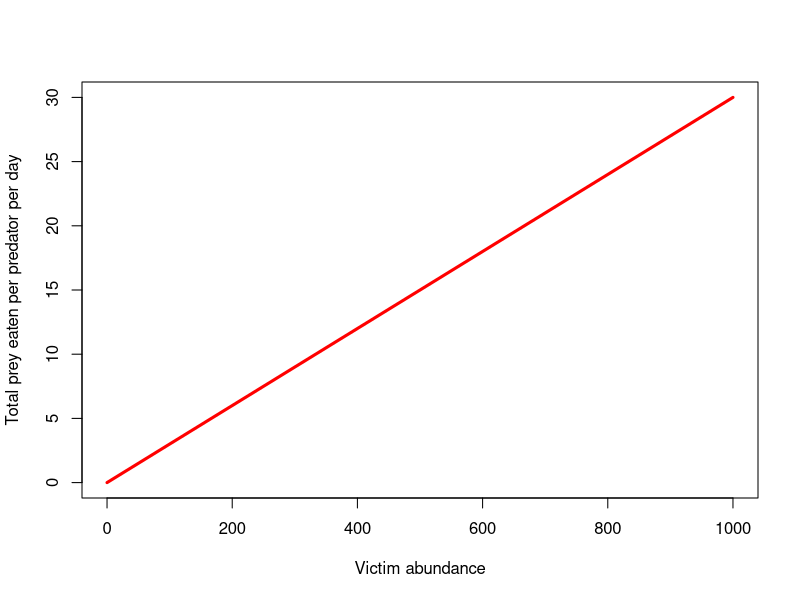
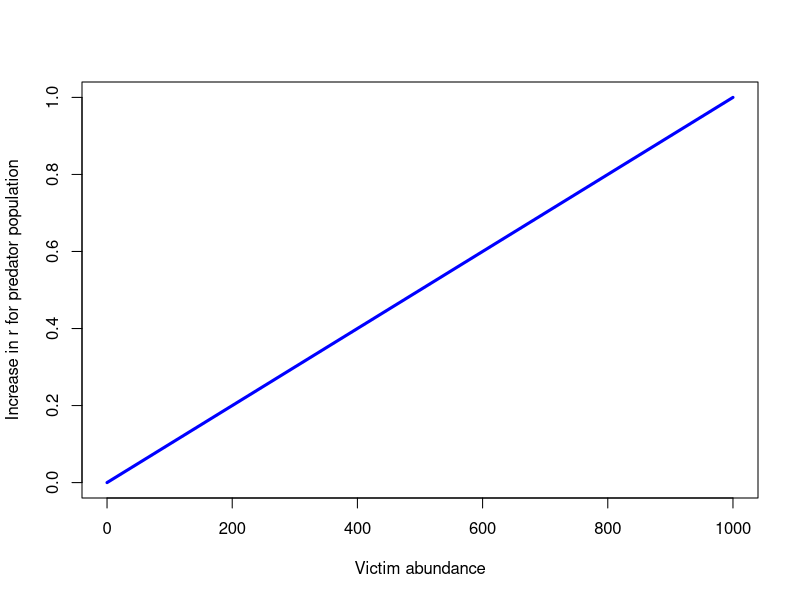
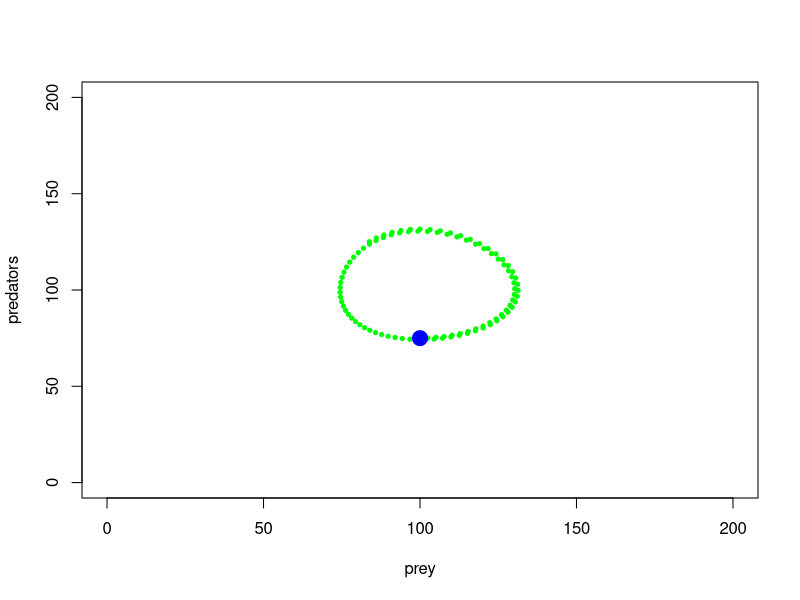
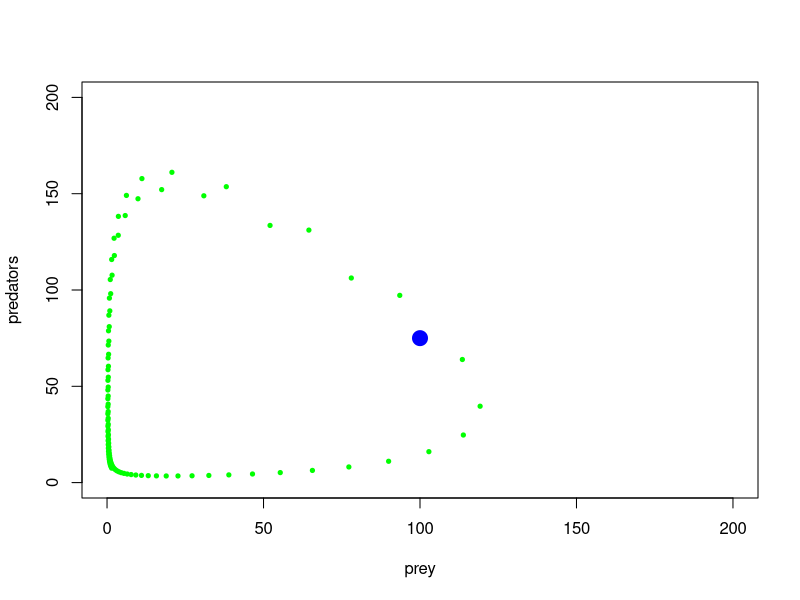
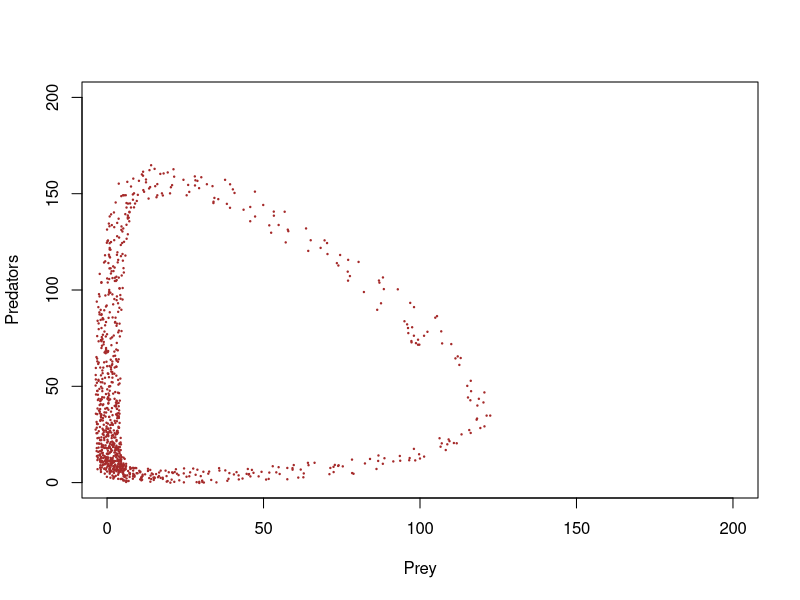
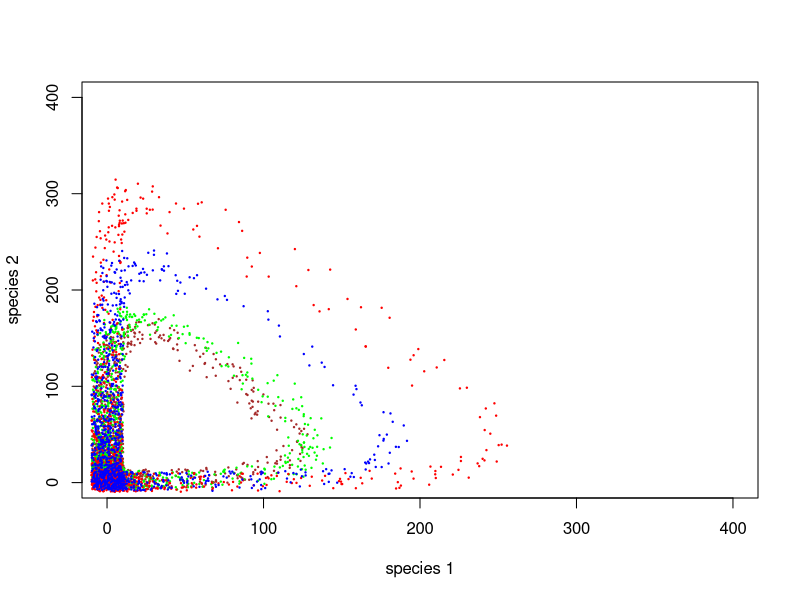
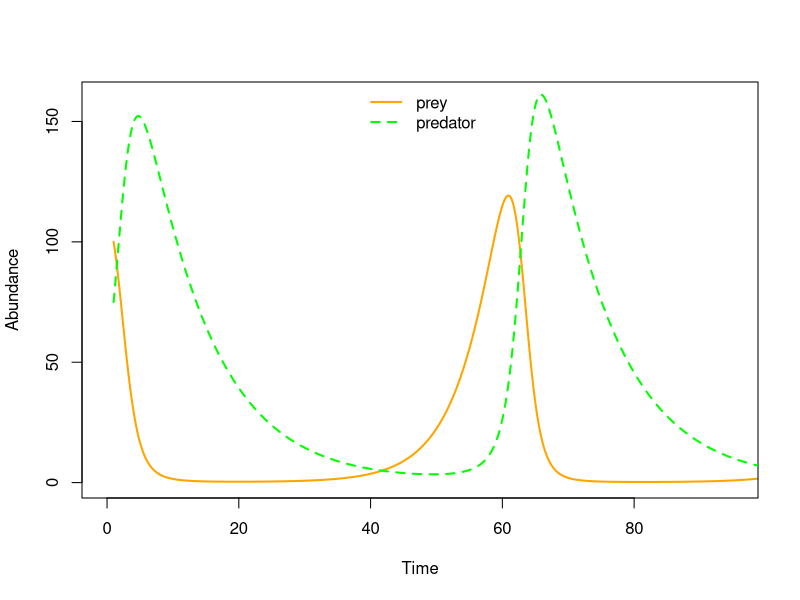
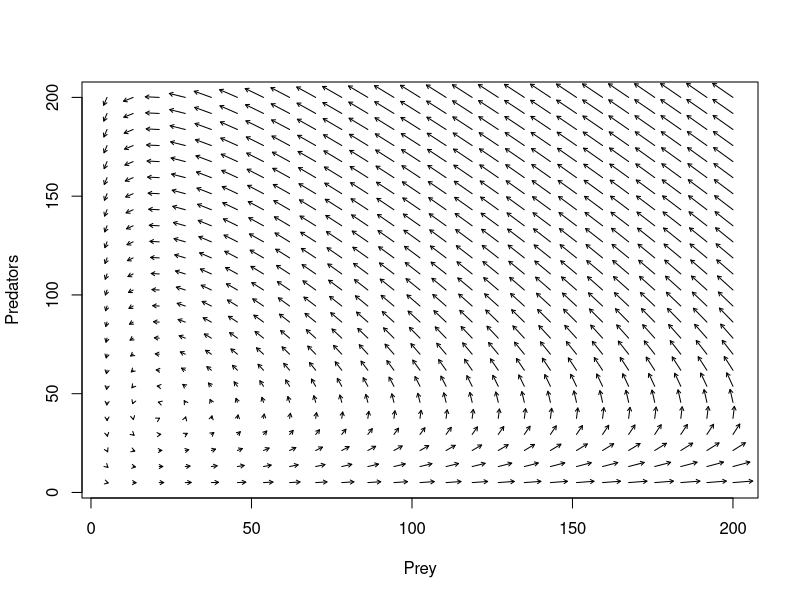

The R script that drew these images, in order:
## ---- chunk 1
knitr::opts_chunk$set(echo = TRUE, cache = TRUE)
## ---- chunk 2

#  NRES 470/670, Lecture 17  ------------------------
#    University of Nevada, Reno           
#    Predator-prey    

## ---- chunk 3

# simple functional response

LVfuncresp <- function(V,alpha){
  alpha*V
}

curve(LVfuncresp(x,0.03),0,1000,xlab="Victim abundance",ylab="Total prey eaten per predator per day",col="red",lwd=3)

## ---- chunk 4

# Numerical response

LVnumresp <- function(V,beta){
  beta*V
}

curve(LVnumresp(x,0.001),0,1000,xlab="Victim abundance",ylab="Increase in r for predator population",col="blue",lwd=3)

## ---- chunk 5

# LOTKA VOLTERRA PREDATION EXAMPLE (on phase plane)

## Params

Alpha <- 0.001
Beta <- 0.001
InitPrey <- 100
InitPred <- 75
r <- 0.1
q <- 0.1
Nyears <- 100
step <- 0.1

System <- data.frame(prey = rep(InitPrey,(Nyears+1)*10),pred = InitPred)

doYear <- function(prevyear){
  n1 <- prevyear[1] + r*prevyear[1]*step - Alpha*prevyear[1]*prevyear[2]*step
  n2 <- prevyear[2] + Beta*prevyear[1]*prevyear[2]*step - q*prevyear[2]*step 
  return(c(n1,n2))
}

## Do simulation
for(i in 1:(Nyears*10+1)){
  System[1+i,] <- doYear(System[i,])
}



## ---- chunk 6

plot(1,1,pch="",ylim=c(0,200),xlim=c(0,200),xlab="prey",ylab="predators")
points(System[seq(1,1000,10),],col="green",type="p",pch=20,cex=0.85)
points(System[1,],col="blue",pch=20,cex=3)

## ---- chunk 7

# LOTKA VOLTERRA PREDATION EXAMPLE

## Params

Alpha <- 0.005
Beta <- 0.005
InitPrey <- 100
InitPred <- 75
r <- 0.2
q <- 0.1
Nyears <- 100
step <- 0.1

System <- data.frame(prey = rep(InitPrey,(Nyears+1)*10),pred = InitPred)

doYear <- function(prevyear){
  n1 <- prevyear[1] + r*prevyear[1]*step - Alpha*prevyear[1]*prevyear[2]*step
  n2 <- prevyear[2] + Beta*prevyear[1]*prevyear[2]*step - q*prevyear[2]*step 
  return(c(n1,n2))
}

## Do simulation
for(i in 1:(Nyears*10+1)){
  System[1+i,] <- doYear(System[i,])
}


plot(1,1,pch="",ylim=c(0,200),xlim=c(0,200),xlab="prey",ylab="predators")
points(System[seq(1,1000,10),],col="green",type="p",pch=20,cex=0.85)
points(System[1,],col="blue",pch=20,cex=3)

## ---- chunk 8

plot(1,1,pch="",ylim=c(0,200),xlim=c(0,200),xlab="Prey",ylab="Predators")
points(jitter(System[,1],200),jitter(System[,2],200),col="brown",pch=20,cex=0.3)
#abline(h=K2,v=K1,col="gray",lwd=2,lty=2)

## ---- chunk 9

## LOTKA VOLTERRA PREDATION EXAMPLE

## Params


InitN1 <- 120
InitN2 <- 25
System1 <- data.frame(n1 = rep(InitN1,(Nyears*10+1)),n2 = InitN2)
## Do simulation
for(i in 1:(Nyears*10+1)){
  System1[1+i,] <- doYear(System1[i,])
}

InitN1 <- 200
InitN2 <- 100
System2 <- data.frame(n1 = rep(InitN1,(Nyears*10+1)),n2 = InitN2)
## Do simulation
for(i in 1:(Nyears*10+1)){
  System2[1+i,] <- doYear(System2[i,])
}


InitN1 <- 50
InitN2 <- 200
System3 <- data.frame(n1 = rep(InitN1,(Nyears*10+1)),n2 = InitN2)
## Do simulation
for(i in 1:(Nyears*10+1)){
  System3[1+i,] <- doYear(System3[i,])
}


## ---- chunk 10

plot(1,1,pch="",ylim=c(0,400),xlim=c(0,400),xlab="species 1",ylab="species 2")
points(jitter(System[,1],500),jitter(System[,2],500),col="brown",pch=20,cex=0.3)
points(jitter(System1[,1],500),jitter(System1[,2],500),col="green",pch=20,cex=0.3)
points(jitter(System2[,1],500),jitter(System2[,2],500),col="red",pch=20,cex=0.3)
points(jitter(System3[,1],500),jitter(System3[,2],500),col="blue",pch=20,cex=0.3)
#abline(h=K2,v=K1,col="gray",lwd=2,lty=2)

## ---- chunk 11

plot(seq(1,100,length=nrow(System)), System[,1], xlab="Time", ylab="Abundance",type="l",col="orange",lwd=2,ylim=c(0,160),xlim=c(0,95))
points(seq(1,100,length=nrow(System)), System[,2], xlab="Time", ylab="Abundance",type="l",col="green",lwd=2,lty=2)
legend("top",lwd=c(2,2),lty=c(1,2),col=c("orange","green"),legend=c("prey","predator"),bty="n")

## ---- chunk 12

## Paul Hurtado code

## Shiny version was based on code from the following page, sourced 20 July 2016. 
## http://grrrraphics.blogspot.com/2013/01/shiny-desolve-and-ggplot-play-nicely.html

#library(shiny)
library(deSolve) 

## Functions for pplane actions.

# Modified from the original script pplane.r written by Daniel Kaplan,
# Dept. of Mathematics, Macalester College, kaplan@macalester.edu 

# Modifications by S. Ellner for use in connection with the textbook
# Dynamic Models in Biology by S.P. Ellner and J. Guckenheimer,
# Princeton University Press (2006)  

# Early modifications of SPE's code by Paul Hurtado:
#   * Removed noisy phase arrow placement
#   * Changed the colors of some of the curves
#   * Relace odesolve package dependency with updated package deSolve.
#
# Later modifications by Paul Hurtado:
#   * Overhaul as a shiny app: http://shiny.rstudio.com/gallery/widget-gallery.html 
#      + Modified functions so that all use input functions of the form: fun(x,y,parms)
#
# Missing Features (TTD):
#
#   * A mechanism to "reset" following an equation or parameter change, 
#     that erases all fixed points, S/U manifolds of saddles, trajectories, etc.
#
#   * Better time step size and integration length controls.
#
#   * Allow user defined labels and colors...  E.g. default colors should 
#     match colors from the matlab version of pplane (personal preference!) 
#
#   * Legend on GUI for fixed point symbols (saddle, source, node, etc.)
#
#   * Do these revised functions work as "command line" tools like SPE's version? 
#     If not, go back and implement wrappers so we can have a unified package!
#      + Ultimately, aim for a shiny/GUI version and command line version.
#      + Once that exists, write documentation, put it all in an R package.
#
#   Inspired by pplane (for Matlab) at http://math.rice.edu/~dfield/
#

##########################################################################################
## These functions assume a function of the form 
##    fun <- function(x,y,p) { with(as.list(p), { c(dx,dy) } ) }
## When we need to use fun with deSolve::ode() we must first convert it via this function:
as.ode.func = function(FUN) { return(function(t,y,parms){list(FUN(y[1],y[2],parms))}) }


##########################################################################################
## Functions for drawing 2D state space / vector field / phase plane plots
## Documentation will be coming soon!! :-)

## Split this into phasearrows.calc() and phasearrows.draw() 
phasearrows <- compiler::cmpfun(function(fun,xlims,ylims,resol=25, col='black', add=F,parms=NULL) {
  if (add==F) {
    plot(1,xlim=xlims, ylim=ylims, type='n',xlab="x",ylab="y");
  }
  x <- matrix(seq(xlims[1],xlims[2], length=resol), byrow=T, resol,resol);
  y <- matrix(seq(ylims[1],ylims[2], length=resol),byrow=F, resol, resol);
  npts <- resol*resol;
  # Removed by PJH so drawing phase arrows twice doesn't change the figure...
  #  xspace <- abs(diff(xlims))/(resol*10);
  #  yspace <- abs(diff(ylims))/(resol*10);
  #  x <- x + matrix(runif(npts, -xspace, xspace),resol,resol);
  #  y <- y + matrix(runif(npts, -yspace, yspace),resol,resol);
  z <- fun(x,y,parms);
  z1 <- matrix(z[1:npts], resol, resol);
  z2 <- matrix(z[(npts+1):(2*npts)], resol, resol);
  maxx <- max(abs(z1));
  maxy <- max(abs(z2));
  dt <- min( abs(diff(xlims))/maxx, abs(diff(ylims))/maxy)/resol;
  lens <- sqrt(z1^2 + z2^2);
  lens2 <- lens/max(lens); ## Can this next line be more robust? Change .1 to ???
  arrows(c(x), c(y), c(x+dt*z1/((lens2)+.1)), c(y+dt*z2/((lens2)+.1)),length=.04, col=col);
})

vec.data<<-list()
phasearrows.calc <- compiler::cmpfun(function(fun,xlims,ylims,resol=25,parms=NULL) {
  #if (add==F) { 
  #  plot(1,xlim=xlims, ylim=ylims, type='n',xlab="x",ylab="y");
  #}
  x <- matrix(seq(xlims[1],xlims[2], length=resol), byrow=T, resol,resol);
  y <- matrix(seq(ylims[1],ylims[2], length=resol),byrow=F, resol, resol);
  npts <- resol*resol;
  z <- fun(x,y,parms);
  z1 <- matrix(z[1:npts], resol, resol);
  z2 <- matrix(z[(npts+1):(2*npts)], resol, resol);
  maxx <- max(abs(z1));
  maxy <- max(abs(z2));
  dx <- min( abs(diff(xlims))/maxx, abs(diff(ylims))/maxy)/resol;
  lens <- sqrt(z1^2 + z2^2);
  lens2 <- lens/max(lens); 
  return(list(x,y,z1,z2,lens2,dx)) # save as vec.data
})

phasearrows.draw <- compiler::cmpfun(function(vfdat=vec.data, col="black") {
  x <- vfdat[[1]]
  y <- vfdat[[2]]
  z1<- vfdat[[3]]
  z2<- vfdat[[4]]
  lens2<- vfdat[[5]]
  dx <- vfdat[[6]]
  ## Can this next line be more robust? Change .1 to 1e-6? Change 0.04 to ???
  arrows(c(x), c(y), c(x+dx*z1/((lens2)+.1)), c(y+dx*z2/((lens2)+.1)),length=.04, col=col);
})


## REMOVE THIS OR NOT???
showcontours <- compiler::cmpfun(function(fun,xlims, ylims,resol=250,add=F, colors=c('red', 'blue'),parms=NULL) {
  x <- matrix(seq(xlims[1],xlims[2], length=resol), byrow=F, resol,resol);
  y <- matrix(seq(ylims[1],ylims[2], length=resol),byrow=T, resol, resol);
  npts = resol*resol;
  z <- fun(x,y,parms);
  z1 <- matrix(z[1:npts], resol, resol);
  z2 <- matrix(z[(npts+1):(2*npts)], resol, resol);
  contour(x[,1],y[1,],z1, add=add, col=colors[1]);
  contour(x[,1],y[1,],z2, add=T, col=colors[2]); 
})

##  Split into nullclines.calc() and nullclines.draw()
nullclines <- compiler::cmpfun(function(fun,xlims, ylims, resol=250, add=F,parms=NULL) {
  x <- matrix(seq(xlims[1],xlims[2], length=resol), byrow=F, resol,resol);
  y <- matrix(seq(ylims[1],ylims[2], length=resol),byrow=T, resol, resol);
  npts = resol*resol;
  z <- fun(x,y,parms);
  z1 <- matrix(z[1:npts], resol, resol);
  z2 <- matrix(z[(npts+1):(2*npts)], resol, resol);
  contour(x[,1],y[1,],z1,levels=c(0), drawlabels=F,add=add, col="orange");
  contour(x[,1],y[1,],z2,levels=c(0), drawlabels=F,add=T, col="magenta"); 
  title(main="Orange = x nullcline, Magenta = y nullcline",cex=0.35); 
})

nullclines.data <- list()
nullclines.calc <- compiler::cmpfun(function(fun,xlims,ylims,resol=250,parms=NULL) {
  x <- matrix(seq(xlims[1],xlims[2], length=resol), byrow=F, resol,resol);
  y <- matrix(seq(ylims[1],ylims[2], length=resol),byrow=T, resol, resol);
  npts = resol*resol;
  z <- fun(x,y,parms);
  z1 <- matrix(z[1:npts], resol, resol);
  z2 <- matrix(z[(npts+1):(2*npts)], resol, resol);
  return(list(x,y,z1,z2)) # return nullclines.data
})

nullclines.draw <- compiler::cmpfun(function(ndat=nullclines.data,add=T){
  x <- ndat[[1]]
  y <- ndat[[2]]
  z1<- ndat[[3]]
  z2<- ndat[[4]]
  contour(x[,1],y[1,],z1,levels=c(0), drawlabels=F,add=add, col="orange");
  contour(x[,1],y[1,],z2,levels=c(0), drawlabels=F,add=T, col="magenta"); 
  #title(main="Orange = x nullcline, Magenta = y nullcline",cex=0.35); 
})

## We need something like an array or list for each trajectory, that we can add to.
## BETA VERSION: Don't track time. Add that in later once it all works?
##
## 1. Structure to save curves: traj.data   
traj.data=list() # each element will be an Mx3 matrix like cbind(time,x,y)
## 2. Function to plot them all. Allow ability to pass args to ode() via ...
traj.draw = function(tdat=traj.data,col="blue",lwd=2) {
  #print(unlist(tdat[[1]]))
  for(i in 1:length(tdat)) { 
    lines(tdat[[i]][,2:3], lwd=lwd, col=col)}
}

## 3. grid.calc()    
grid.calc <- compiler::cmpfun(function(fun,xlim,ylim,parms,ngrid,maxtime=50) {
  xvals=seq(xlim[1],xlim[2],length=ngrid); 
  yvals=seq(ylim[1],ylim[2],length=ngrid); 
  ts <- list()
  for(i in 1:ngrid) {
    for(j in 1:ngrid) {
      out1=ode(times=  seq(0,maxtime,length=500),y=c(xvals[i],yvals[j]),func=as.ode.func(fun),parms=parms); 
      out2=ode(times= -seq(0,maxtime,length=500),y=c(xvals[i],yvals[j]),func=as.ode.func(fun),parms=parms); 
      ts[[length(ts)+1]] <- rbind(out2[nrow(out2):2 , ],out1)
    }}
  return(ts)
})

## 4. traj.forward() and traj.backward()    
traj.forward  = compiler::cmpfun(function(x0,fun,parms,maxtime,Tlen=500,...){
  out=ode(times=seq(0,maxtime,length=Tlen),y=c(x0[1],x0[2]),func=as.ode.func(fun),parms=parms,...); 
  return(out);
})

traj.backward = compiler::cmpfun(function(x0,fun,parms,maxtime,Tlen=500,...){
  out=ode(times=seq(0,-maxtime,length=Tlen),y=c(x0[1],x0[2]),func=as.ode.func(fun),parms=parms,...); 
  return(out[nrow(out):1,]);
})

## 5. traj.continue()
traj.continue <- compiler::cmpfun(function(fun, parms, tdat, maxtime, Tlen=500, backward=FALSE, ...){
  if(length(tdat)==0) { cat("WARNING: No trajectories have been calculate yet!\n")}
  out.curr <- tdat[[length(tdat)]]
  if(backward) {
    X0=head(out.curr,1); 
    t0=X0[1];
    x0=X0[-1];
    times=t0+seq(0,-maxtime,length=Tlen); 
    out=ode(times=times,y=x0,func=as.ode.func(fun),parms=parms,...); 
    return(rbind(out[nrow(out):2,],out.curr));
  } else {
    X0=tail(out.curr,1); 
    t0=X0[1]
    x0=X0[-1]
    times=t0+seq(0,maxtime,length=Tlen); 
    out=ode(times=times,y=x0,func=as.ode.func(fun),parms=parms,...); 
    return(rbind(out.curr,out[-1,]));
  }
})

## original grid() function
grid=compiler::cmpfun(function(fun,xlim,ylim,parms,ngrid,maxtime=50,Tlen=500,add=F,color="blue") {
  if (add==F) {
    plot(1,xlim=xlim, ylim=ylim, type='n',xlab="x",ylab="y");
  }
  xvals=seq(xlim[1],xlim[2],length=ngrid); 
  yvals=seq(ylim[1],ylim[2],length=ngrid); 
  for(i in 1:ngrid) {
    for(j in 1:ngrid) {
      out=ode(times=seq(0,maxtime,length=Tlen),y=c(xvals[i],yvals[j]),func=as.ode.func(fun),parms=parms); 
      points(out[,2],out[,3],type="l",lwd=2,col=color);
      out=ode(times=-seq(0,maxtime,length=Tlen),y=c(xvals[i],yvals[j]),func=as.ode.func(fun),parms=parms); 
      points(out[,2],out[,3],type="l",lwd=2,col=color);
    }}
})

# Newton's method to find equilibria of vector field.
# func() must have the same input arguments and returns as for ode/rk4.  
# Inputs: 
#   x0 = intial guess at equilibrium. If x0 is not supplied in the call, 
#        the user chooses it from the current graphics device via locator()
#         and the equilibrium is plotted to the same device. Plotting
#         symbol is closed/open=stable/unstable, circle/triangle=eigenvalues imaginary/real.   
#   tol= Convergence tolerance 
#   niter = Maximum number of iterations
#   inc = finite-difference increment for derivative estimates 
# Coded 5/25/06 by SPE based on Matlab toggle.m by JG 
# MODIFIED 7/2016 by PJH to take functions fun(x,y,parms)

newton=compiler::cmpfun(function(fun,x0=NULL,parms=NULL,tol=1e-16,niter=40,inc=1e-6,plotit=TRUE) {
  x=x0; #initial x  
  if (is.null(x0)) {
    warning("Oops! newton() was called without x0 specified!");#{x = locator(n=1); x=c(x$x,x$y)};
    return(list(x=c(NA,NA,df=matrix(NA,2,2),pch=NA)))
  }
  nx = length(x); # length of state vector
  ######### Newton iteration loop: start  
  for(i in 1:niter){  
    y = as.ode.func(fun)(0,x,parms)[[1]] 
    df = matrix(0,nx,nx); # Compute df
    for(j in 1:nx) {
      #Increment vector for estimating derivative wrt jth coordinate
      v=rep(0,nx); 
      v[j] = inc; 
      df[,j]=  (as.ode.func(fun)(t,x+v,parms)[[1]] - as.ode.func(fun)(t,x-v,parms)[[1]])/(2*inc) 
    }
    if (sum(y^2) < tol){  #check for convergence 
      if(plotit){
        ev=eigen(df)$values; pch1=1+as.numeric(Im(ev[1])!=0); pch2=1+as.numeric(max(Re(ev))<0);
        pchs=matrix( c(2,17,1,16),2,2,byrow=T); 	
        #points(x[1],x[2],type="p",pch=pchs[pch1,pch2],cex=1.5)
      }
      cat("Fixed point (x,y) = ",x,"\n"); 
      cat("Jacobian Df=","\n"); print(df);cat("Eigenvalues","\n"); print(eigen(df)$values)
      return(list(x=x,df=df,pch=pchs[pch1,pch2]))   
    } # end convergence check	
    x = x - solve(df,y) # one more step if needed 
    cat(i, x, "\n") #print out the next iterate 
  }
  ######### Newton iteration loop: end  
  cat("Convergence failed"); 
})

## to draw fixed points 
fixed.points.draw <- compiler::cmpfun(function(FPs) {
  for(i in 1:length(FPs)) { points(FPs[[i]]$x[1], FPs[[i]]$x[2], cex=1.5, type="p",pch=FPs[[i]]$pch)} 
})

manifolds.calc <- compiler::cmpfun(function(fun,parms,FPs,maxtime=250, Tlen=500) {
  ms = list()
  for(i in 1:length(FPs)) { if(!any(is.na(FPs[[i]]$x))) {
  x=FPs[[i]]$x; df=FPs[[i]]$df; V=eigen(df)$vectors; ev=eigen(df)$values; 
  
  if (sign(Re(ev[1])) != -sign(Re(ev[2])) | Im(ev[1]) != 0) {
    # if not a saddle...
    ms[[i]] <- list(S=matrix(NA,nrow=1,ncol=2),U=matrix(NA,nrow=1,ncol=2))
  }else{
    i1=which(Re(ev)>0); i2=which(Re(ev)<0); 
    v1=V[,i1]; v2=V[,i2]; eps=1e-3;  
    out1=ode(y=x+eps*v1,times=seq(0,maxtime,length=Tlen),func=as.ode.func(fun),parms=parms); 
    out2=ode(y=x-eps*v1,times=seq(0,maxtime,length=Tlen),func=as.ode.func(fun),parms=parms); 
    out3=ode(y=x+eps*v2,times=-seq(0,maxtime,length=Tlen),func=as.ode.func(fun),parms=parms); 
    out4=ode(y=x-eps*v2,times=-seq(0,maxtime,length=Tlen),func=as.ode.func(fun),parms=parms); 
    
    S = rbind(out3,out4[1,]*NA,out4)[,-1]
    U = rbind(out1,out2[1,]*NA,out2)[,-1]
    
    ms[[i]] <- list(S=S,U=U)
  }} else { # if x[1] is NA...
  ms[[i]] <- list(S=matrix(NA,nrow=1,ncol=2),U=matrix(NA,nrow=1,ncol=2))
  }
  }
 return(ms) 
})

manifolds.draw=compiler::cmpfun(function(ms) {
  for(i in 1:length(ms)){
    S=ms[[i]]$S
    U=ms[[i]]$U
    title(sub="Black=stable manifold, Red=unstable manifold"); 
    points(S[,1],S[,2],type="l",lwd=2,col="black");
    points(U[,1],U[,2],type="l",lwd=2,col="red");
  }
})
    
# Compute Jacobian of a planar vector field at a point (x,y),
# either input or chosen with locator().
jacobianAtXY <- compiler::cmpfun(function(fun,x=NULL, y=NULL,inc=1e-7){
  if (is.null(x)|is.null(y)) {
    x0 <- locator(n=1); x <- x0$x; y <- x0$y;  
  }
  foo <- fun(x,y); h = inc; 
  foox <- fun(x+h,y); fooy <- fun(x,y+h);
  A <- (foox[1] - foo[1])/h;
  B <- (fooy[1] - foo[1])/h;
  C <- (foox[2] - foo[2])/h;
  D <- (fooy[2] - foo[2])/h;
  return(matrix( c(A,B,C,D ),2,2,byrow=T))
})


## ---- chunk 13


## SPECIFY MODEL AND INITIALIZE
#
## toggle switch function for phase arrow and nullcline plotting 

toggle = compiler::cmpfun(function(u,v,parms) {
  c( u*parms[1]-parms[2]*u*v, parms[3]*u*v-parms[4]*v )
})

fun=toggle ## Our generic name for the system of equations to look at! ;-)
#
## toggle switch function for computing solution trajectories with deSolve::ode()

#Toggle = as.ode.func(toggle)
#
## parameter values?

Alpha <- 0.005
Beta <- 0.005
r <- 0.2
q <- 0.1

parms=c(r,Alpha,Beta,q)

# toggle(100,100,parms)

xlim = c(5,200)
ylim = c(5,200)
new <- phasearrows.calc(toggle,xlim,ylim,resol=25,parms=parms)

plot(1,1,pch="",xlim=xlim,ylim=ylim,xlab="Prey",ylab="Predators")
phasearrows.draw(new)

#
## END MODEL SPECIFICATION AND INITIALIZATION
#######################################################################################

## ---- chunk 14

plot(1,1,pch="",xlim=xlim,ylim=ylim,xlab="Prey",ylab="Predators")
phasearrows.draw(new)
abline(h=r/Alpha,col="red",lwd=3)   # prey
abline(v=q/Beta,col="blue",lwd=3)   # pred

## ---- chunk 15

## SPECIFY MODEL AND INITIALIZE
#
## toggle switch function for phase arrow and nullcline plotting 

toggle = compiler::cmpfun(function(u,v,parms) {
  c( u*parms[1]-parms[2]*u*v - parms[3]*u^2, parms[4]*u*v-parms[5]*v )
})

fun=toggle ## Our generic name for the system of equations to look at! ;-)
#
## toggle switch function for computing solution trajectories with deSolve::ode()

#Toggle = as.ode.func(toggle)
#
## parameter values?

Alpha <- 0.001
Beta <- 0.005
r <- 0.2
q <- 0.1
c <- 0.008

parms=c(r,Alpha,c,Beta,q)

# toggle(100,100,parms)

xlim = c(5,200)
ylim = c(5,200)
new <- phasearrows.calc(toggle,xlim,ylim,resol=25,parms=parms)

plot(1,1,pch="",xlim=xlim,ylim=ylim,xlab="Prey",ylab="Predators")
phasearrows.draw(new)

#
## END MODEL SPECIFICATION AND INITIALIZATION
#######################################################################################

## ---- chunk 16

plot(1,1,pch="",xlim=xlim,ylim=ylim,xlab="Prey",ylab="Predators")
phasearrows.draw(new)
abline((r/Alpha),-(c/Alpha),col="red",lwd=3)   # prey
abline(v=q/Beta,col="blue",lwd=3)   # pred

## ---- chunk 17

## Params

Alpha <- 0.001
Beta <- 0.005
r <- 0.2
q <- 0.1
c <- 0.008
InitPrey <- 100
InitPred <- 75
Nyears <- 100
step <- 0.1

System <- data.frame(prey = rep(InitPrey,(Nyears+1)*10),pred = InitPred)

doYear <- function(prevyear){
  n1 <- prevyear[1] + r*prevyear[1]*step - Alpha*prevyear[1]*prevyear[2]*step - c*prevyear[1]^2*step
  n2 <- prevyear[2] + Beta*prevyear[1]*prevyear[2]*step - q*prevyear[2]*step 
  return(c(n1,n2))
}

## Do simulation
for(i in 1:(Nyears*10+1)){
  System[1+i,] <- doYear(System[i,])
}

##### LOTKA VOLTERRA PREDATION EXAMPLE

## Params


InitN1 <- 100
InitN2 <- 200
System1 <- data.frame(n1 = rep(InitN1,(Nyears*10+1)),n2 = InitN2)
## Do simulation
for(i in 1:(Nyears*10+1)){
  System1[1+i,] <- doYear(System1[i,])
}

InitN1 <- 100
InitN2 <- 100
System2 <- data.frame(n1 = rep(InitN1,(Nyears*10+1)),n2 = InitN2)
## Do simulation
for(i in 1:(Nyears*10+1)){
  System2[1+i,] <- doYear(System2[i,])
}


InitN1 <- 50
InitN2 <- 20
System3 <- data.frame(n1 = rep(InitN1,(Nyears*10+1)),n2 = InitN2)
## Do simulation
for(i in 1:(Nyears*10+1)){
  System3[1+i,] <- doYear(System3[i,])
}

plot(1,1,pch="",xlim=xlim,ylim=ylim,xlab="Prey",ylab="Predators")
phasearrows.draw(new)
abline((r/Alpha),-(c/Alpha),col="red",lwd=3)   # prey
abline(v=q/Beta,col="blue",lwd=3)   # pred
points(jitter(System[,1],500),jitter(System[,2],500),col="brown",pch=20,cex=0.3)
points(jitter(System1[,1],500),jitter(System1[,2],500),col="green",pch=20,cex=0.3)
points(jitter(System2[,1],500),jitter(System2[,2],500),col="red",pch=20,cex=0.3)
points(jitter(System3[,1],500),jitter(System3[,2],500),col="blue",pch=20,cex=0.3)

## ---- chunk 18

plot(seq(1,100,length=nrow(System)), System[,1], xlab="Time", ylab="Abundance",type="l",col="orange",lwd=2,ylim=c(0,160),xlim=c(0,95))
points(seq(1,100,length=nrow(System)), System[,2], xlab="Time", ylab="Abundance",type="l",col="green",lwd=2,lty=2)
legend("top",lwd=c(2,2),lty=c(1,2),col=c("orange","green"),legend=c("prey","predator"),bty="n")

## ---- chunk 19

TypeIfuncresp <- function(V,alpha){
  alpha*V
}

curve(TypeIfuncresp(x,0.1),0,500,xlab="Victim abundance",ylab="Total prey eaten per predator",col="red",lwd=3)

## ---- chunk 20

TypeIIfuncresp <- function(V,alpha,h){
  (alpha*V)/(1+alpha*h*V)
}

curve(TypeIIfuncresp(x,0.1,0.1),0,500,xlab="Victim abundance",ylab="Total prey eaten per predator",col="red",lwd=3)

## ---- chunk 21

TypeIIIfuncresp <- function(V,alpha,h,k){
  (alpha*V^k)/(1+alpha*h*V^k)
}

curve(TypeIIIfuncresp(x,0.0005,0.1,1.6),0,1000,xlab="Victim abundance",ylab="Total prey eaten per predator",col="red",lwd=3)
